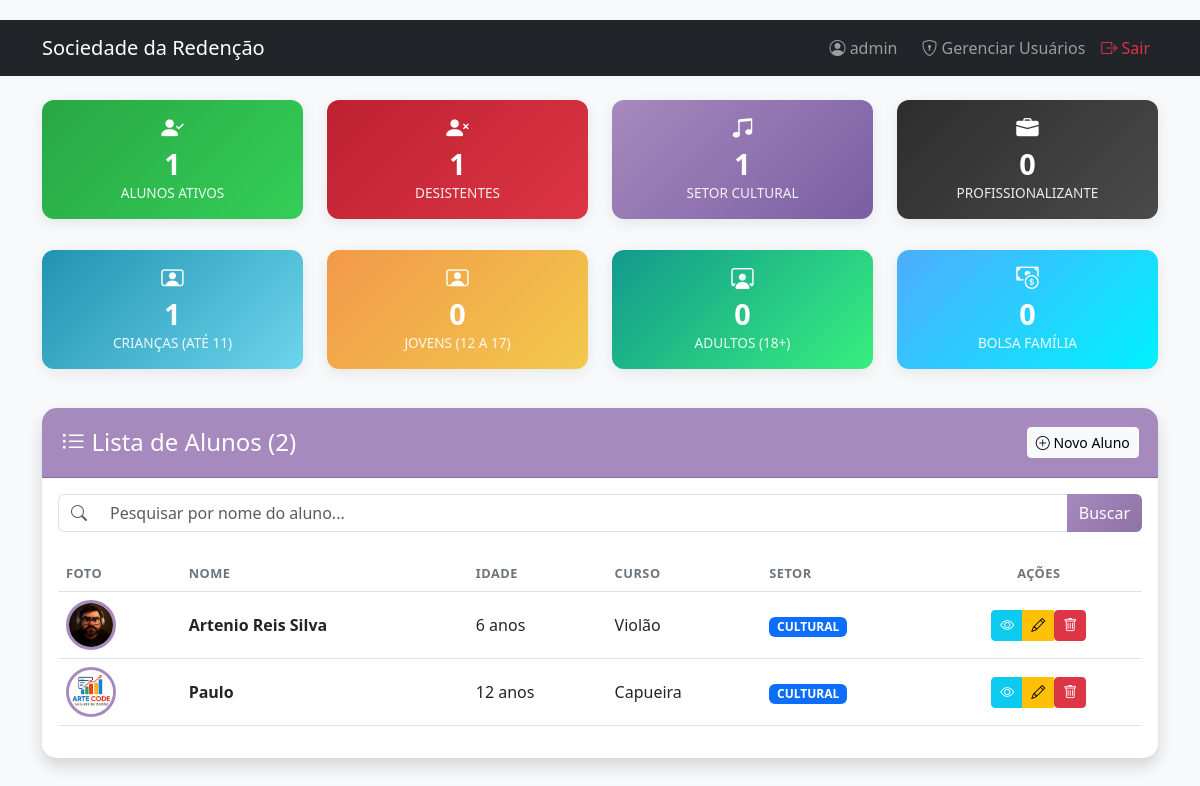
/ (signed in), run on the app's committed database.
### models.py (models this page shows, shortened)
class Aluno(db.Model):
    id = db.Column(db.Integer, primary_key=True)
    foto = db.Column(db.String(200), nullable=True)
    nome_completo = db.Column(db.String(100), nullable=False)
    cpf = db.Column(db.String(14), nullable=True)
    telefone = db.Column(db.String(20), nullable=True)
    data_nascimento = db.Column(db.Date, nullable=False)
    idade = db.Column(db.Integer, nullable=False)
    nome_pais = db.Column(db.String(100), nullable=False)
    curso = db.Column(db.String(100), nullable=False)
    setor = db.Column(db.String(20), nullable=False)
    endereco = db.Column(db.String(200), nullable=False)
    escola = db.Column(db.String(100), nullable=False)
    trabalho_ficha_adulto = db.Column(db.Boolean, default=False)
    nome_trabalho_profissao = db.Column(db.String(100), nullable=True)
    bolsa_familia = db.Column(db.Boolean, default=False)
    irmaos = db.Column(db.Integer, default=0)
    renda_familiar = db.Column(db.Float, nullable=False)
    pessoas_residencia = db.Column(db.Integer, nullable=False)
    desistencia = db.Column(db.String(10), default='NÃO')
    observacao = db.Column(db.Text, nullable=True)
    data_cadastro = db.Column(db.DateTime, default=datetime.utcnow)

### app.py (the view)
@app.route('/')
@login_required
def index():
    termo_busca = request.args.get('q', '')
    if termo_busca:
        alunos = Aluno.query.filter(Aluno.nome_completo.ilike(f'%{termo_busca}%')).order_by(Aluno.nome_completo).all()
    else:
        alunos = Aluno.query.order_by(Aluno.nome_completo).all()
    ativos = Aluno.query.filter_by(desistencia='NÃO').count()
    desistentes = Aluno.query.filter_by(desistencia='SIM').count()
    cultural = Aluno.query.filter_by(setor='CULTURAL', desistencia='NÃO').count()
    profissional = Aluno.query.filter_by(setor='PROFISSIONALIZANTE', desistencia='NÃO').count()
    bolsa = Aluno.query.filter_by(bolsa_familia=True, desistencia='NÃO').count()
    criancas = Aluno.query.filter(Aluno.idade < 12, Aluno.desistencia == 'NÃO').count()
    adolescentes = Aluno.query.filter(Aluno.idade >= 12, Aluno.idade < 18, Aluno.desistencia == 'NÃO').count()
    adultos = Aluno.query.filter(Aluno.idade >= 18, Aluno.desistencia == 'NÃO').count()
    return render_template('index.html',
                           alunos=alunos,
                           cultural=cultural,
                           profissionalizante=profissional,
                           bolsa_familia=bolsa,
                           criancas=criancas,
                           adolescentes=adolescentes,
                           adultos=adultos,
                           ativos=ativos,
                           desistentes=desistentes,
                           total_alunos=len(alunos),
                           termo_busca=termo_busca)

### app.py (called while the page is built)
def login_required(f):
    @wraps(f)
    def decorated_function(*args, **kwargs):
        if 'logged_in' not in session:
            return redirect(url_for('login'))
        return f(*args, **kwargs)
    return decorated_function

@app.context_processor
def utility_processor():
    def format_currency(value):
        return f"R$ {value:,.2f}".replace('.', ',') if value is not None else "R$ 0,00"
    def format_date(value):
        return value.strftime('%d/%m/%Y') if value else ""
    def format_boolean(value):
        return "SIM" if value else "NÃO"
    return dict(
        format_currency=format_currency,
        format_date=format_date,
        format_boolean=format_boolean,
        now=datetime.now()
    )

### templates/index.html (shortened to what this page needs)
{% extends "base.html" %}
{% block content %}
<div class="row mb-3">
    <div class="col-md-3">
        <div class="stat-card stat-ativo">
            <h3><i class="bi bi-person-check-fill"></i></h3>
            <h4>{{ ativos }}</h4>
            <p>Alunos Ativos</p>
        </div>
    </div>
    <div class="col-md-3">
        <div class="stat-card stat-desistente">
            <h3><i class="bi bi-person-x-fill"></i></h3>
            <h4>{{ desistentes }}</h4>
            <p>Desistentes</p>
        </div>
    </div>
    <div class="col-md-3">
        <div class="stat-card stat-cultural">
            <h3><i class="bi bi-music-note-beamed"></i></h3>
            <h4>{{ cultural }}</h4>
            <p>Setor Cultural</p>
        </div>
    </div>
    <div class="col-md-3">
        <div class="stat-card stat-profissional">
            <h3><i class="bi bi-briefcase-fill"></i></h3>
            <h4>{{ profissionalizante }}</h4>
            <p>Profissionalizante</p>
        </div>
    </div>
</div>
<div class="row mb-4">
    <div class="col-md-3">
        <div class="stat-card stat-crianca">
            <h3><i class="bi bi-person-video"></i></h3>
            <h4>{{ criancas }}</h4>
            <p>Crianças (até 11)</p>
        </div>
    </div>
    <div class="col-md-3">
        <div class="stat-card stat-adolescente">
            <h3><i class="bi bi-person-video"></i></h3>
            <h4>{{ adolescentes }}</h4>
            <p>Jovens (12 a 17)</p>
        </div>
    </div>
    <div class="col-md-3">
        <div class="stat-card stat-adulto">
            <h3><i class="bi bi-person-workspace"></i></h3>
            <h4>{{ adultos }}</h4>
            <p>Adultos (18+)</p>
        </div>
    </div>
    <div class="col-md-3">
        <div class="stat-card stat-bolsa">
            <h3><i class="bi bi-cash-coin"></i></h3>
            <h4>{{ bolsa_familia }}</h4>
            <p>Bolsa Família</p>
        </div>
    </div>
</div>
<div class="card shadow">
    <div class="card-header d-flex justify-content-between align-items-center">
        <h4 class="mb-0"><i class="bi bi-list-ul"></i> Lista de Alunos ({{ total_alunos }})</h4>
        <a href="{{ url_for('cadastrar') }}" class="btn btn-light btn-sm">
            <i class="bi bi-plus-circle"></i> Novo Aluno
        </a>
    </div>
    <div class="card-body">
        <form method="GET" action="{{ url_for('index') }}" class="mb-4">
            <div class="input-group">
                <span class="input-group-text bg-white border-end-0">
                    <i class="bi bi-search text-muted"></i>
                </span>
                <input type="text" name="q" class="form-control border-start-0"
                       placeholder="Pesquisar por nome do aluno..." value="{{ termo_busca }}">
                <button class="btn btn-primary" type="submit">Buscar</button>
            </div>
        </form>
        {% if alunos %}
        <div class="table-responsive">
            <table class="table table-hover align-middle">
                <thead>
                    <tr>
                        <th>Foto</th>
                        <th>Nome</th>
                        <th>Idade</th>
                        <th>Curso</th>
                        <th>Setor</th>
                        <th class="text-center">Ações</th>
                    </tr>
                </thead>
                <tbody>
                    {% for aluno in alunos %}
                    <tr>
                        <td>
                            {% if aluno.foto %}
                            <img src="{{ url_for('uploaded_file', filename=aluno.foto) }}" class="aluno-foto" style="width: 50px; height: 50px;">
                            {% else %}
                            <div class="aluno-foto bg-secondary d-flex align-items-center justify-content-center" style="width: 50px; height: 50px;">
                                <i class="bi bi-person text-white"></i>
                            </div>
                            {% endif %}
                        </td>
                        <td class="fw-bold">{{ aluno.nome_completo }}</td>
                        <td>{{ aluno.idade }} anos</td>
                        <td>{{ aluno.curso }}</td>
                        <td>
                            <span class="badge {{ 'bg-primary' if aluno.setor == 'CULTURAL' else 'bg-success' }}">
                                {{ aluno.setor }}
                            </span>
                        </td>
                        <td class="text-center">
                            <div class="btn-group" role="group">
                                <a href="{{ url_for('visualizar', id=aluno.id) }}"
                                   class="btn btn-sm btn-info text-white" title="Visualizar">
                                    <i class="bi bi-eye"></i>
                                </a>
                                <a href="{{ url_for('editar', id=aluno.id) }}"
                                   class="btn btn-sm btn-warning" title="Editar">
                                    <i class="bi bi-pencil"></i>
                                </a>
                                <form action="{{ url_for('excluir', id=aluno.id) }}"
                                      method="POST"
                                      class="d-inline"
                                      onsubmit="return confirm('Tem certeza que deseja excluir permanentemente este aluno?');">
                                    <button type="submit" class="btn btn-sm btn-danger" title="Excluir">
                                        <i class="bi bi-trash"></i>
                                    </button>
                                </form>
                            </div>
                        </td>
                    </tr>
                    {% endfor %}
                </tbody>
            </table>
        </div>
        {% else %}
        <div class="text-center py-5 text-muted">
            <i class="bi bi-people display-4"></i>
            <p class="mt-2">Nenhum aluno encontrado.</p>
        </div>
        {% endif %}
    </div>
</div>
{% endblock %}

### templates/base.html (shortened to what this page needs)
<!DOCTYPE html>
<html lang="pt-BR">
<head>
    <link href="https://cdn.jsdelivr.net/npm/bootstrap@5.3.0/dist/css/bootstrap.min.css" rel="stylesheet">
    <link rel="stylesheet" href="https://cdn.jsdelivr.net/npm/bootstrap-icons@1.10.0/font/bootstrap-icons.css">
    <link rel="stylesheet" href="{{ url_for('static', filename='css/style.css') }}">
</head>
<body>
    <nav class="navbar navbar-expand-lg navbar-dark bg-dark mb-4">
        <div class="container">
            <a class="navbar-brand" href="{{ url_for('index') }}">Sociedade da Redenção</a>
            {% if session.logged_in %}
            <div class="navbar-nav ms-auto">
                <span class="navbar-text me-3"><i class="bi bi-person-circle"></i> {{ session.username }}</span>
                <a class="nav-link" href="{{ url_for('listar_usuarios') }}"><i class="bi bi-shield-lock"></i> Gerenciar Usuários</a>
                <a class="nav-link text-danger" href="{{ url_for('logout') }}"><i class="bi bi-box-arrow-right"></i> Sair</a>
            </div>
            {% endif %}
        </div>
    </nav>
    <div class="container">
        {% block content %}{% endblock %}
    </div>
</body>
</html>

### static/css/style.css (style rules this page uses)
:root { --primary-color: #a689bd; --secondary-color: #2d2d2d; --success-color: #28a745; --info-color: #17a2b8; --warning-color: #ffc107; --danger-color: #dc3545; --light-color: #f8f9fa; --dark-color: #2d2d2d; }
body { background-color: #f8f9fa; font-family: 'Segoe UI', Tahoma, Geneva, Verdana, sans-serif; padding-top: 20px; }
.card { border: none; box-shadow: 0 0 25px rgba(0,0,0,0.06); border-radius: 15px; margin-bottom: 25px; }
.card-header { background-color: var(--primary-color); color: white; border-radius: 15px 15px 0 0 !important; padding: 1.2rem; font-weight: 600; }
.btn-primary { background: linear-gradient(135deg, var(--primary-color) 0%, #8e73a5 100%); border: none; transition: 0.3s; }
.aluno-foto { width: 65px; height: 65px; object-fit: cover; border-radius: 50%; border: 3px solid var(--primary-color); background-color: #fff; }
.stat-card { text-align: center; padding: 15px 10px; border-radius: 12px; color: white; margin-bottom: 15px; box-shadow: 0 4px 15px rgba(0,0,0,0.08); transition: transform 0.2s; }
.stat-card h3 { font-size: 1.4rem; margin-bottom: 5px; }
.stat-card h4 { font-size: 1.8rem; margin-bottom: 2px; font-weight: 700; }
.stat-card p { font-size: 0.85rem; margin-bottom: 0; font-weight: 500; text-transform: uppercase; opacity: 0.9; }
.stat-ativo { background: linear-gradient(135deg, #28a745 0%, #34ce57 100%); }
.stat-desistente { background: linear-gradient(135deg, #bd2130 0%, #dc3545 100%); }
.stat-cultural { background: linear-gradient(135deg, var(--primary-color) 0%, #7b5ea3 100%); }
.stat-profissional { background: linear-gradient(135deg, var(--secondary-color) 0%, #4a4a4a 100%); }
.stat-bolsa { background: linear-gradient(135deg, #4facfe 0%, #00f2fe 100%); }
.stat-crianca { background: linear-gradient(135deg, #2193b0 0%, #6dd5ed 100%); }
.stat-adolescente { background: linear-gradient(135deg, #f2994a 0%, #f2c94c 100%); }
.stat-adulto { background: linear-gradient(135deg, #11998e 0%, #38ef7d 100%); }
.table { vertical-align: middle; }
.table thead th { border-top: none; text-transform: uppercase; font-size: 0.8rem; letter-spacing: 0.5px; color: #6c757d; }

### data on the page
Aluno: foto (picture), nome_completo "Artenio Reis Silva", idade "6", curso "Violão", setor "CULTURAL"
Aluno: foto (picture), nome_completo "Paulo", idade "12", curso "Capueira", setor "CULTURAL"

### other printed values
{{ session.username }} "admin"
{{ ativos }} "1"
{{ desistentes }} "1"
{{ cultural }} "1"
{{ profissionalizante }} "0"
{{ criancas }} "1"
{{ adolescentes }} "0"
{{ adultos }} "0"
{{ bolsa_familia }} "0"
{{ total_alunos }} "2"
